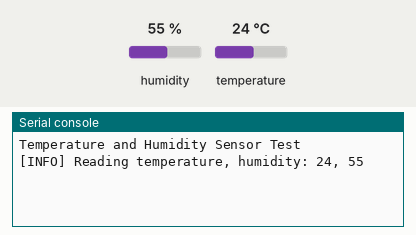
A program run on a simulated CircuitPython board. Parts: the last lines printed to the serial console. The test bench sets the inputs (shaded band); at power-on: humidity 55 %, temperature 24 °C.

Above: at 1.2 s.
1.3 s: humidity set to 79 %
At 5.0 s:
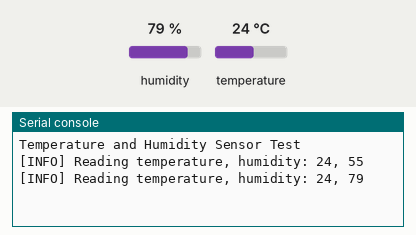
5.4 s: humidity set to 82 %
At 8.2 s:
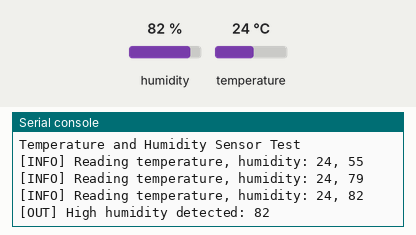
Timing chart, 0 to 9.7 s (numbered marks = the images above; inputs shaded):
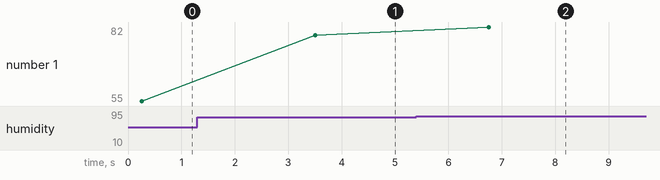

Measured:
- the behaviour switches between 80 and 81 % on humidity (found by bisection; images 1 and 2)
- after the input at 1.3 s, the serial console: prints a new line after 2.2 s (image 1)
- after the input at 5.4 s, the serial console: prints a new line after 1.4 s (image 2)
- plotted number 1: 55 → 79 after the input at 1.3 s, 79 → 82 after the input at 5.4 s

The program:

temp_humidity_sensor.py
```python
# requires adafruit's library

import time
import board
import adafruit_dht

dht = adafruit_dht.DHT11(
    pin=board.D17,
    use_pulseio=False
)

def read_sensors() -> tuple[float | None, float | None]:
    """Reads the temperature and humidity from the sensor.

    :return: temperature (float), humidity (float)
    """
    try:
        temperature = dht.temperature
        humidity = dht.humidity

        print(f'[INFO] Reading temperature, humidity: {temperature}, {humidity}')
        return temperature, humidity
    except RuntimeError as ex:
        print(f'[ERROR] {ex}')
        return None, None

def main():
    print("Temperature and Humidity Sensor Test")

    try:
        while True:
            temperature, humidity = read_sensors()

            if temperature is not None and humidity is not None:
                if temperature > 30:
                    print(f'[OUT] High temperature detected: {temperature}')
                if humidity > 80:
                    print(f'[OUT] High humidity detected: {humidity}')

            time.sleep(3)

    except KeyboardInterrupt:
        print("Exiting...")
    finally:
        dht.exit()


if __name__ == '__main__':
    main()
```
